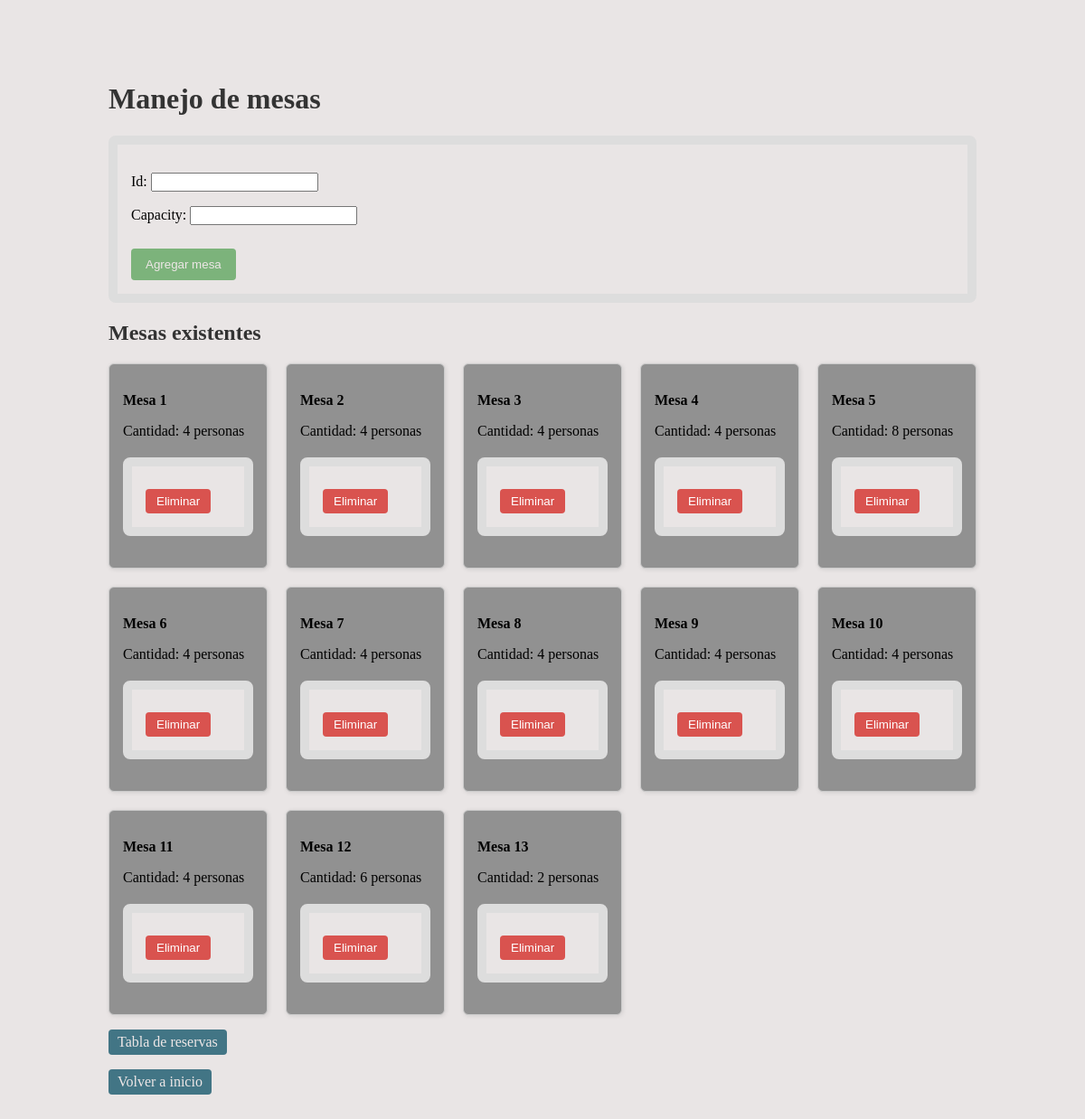
The page /tables/ (signed in) on the database its author committed.
### reservations/models.py (models this page shows, shortened)
class Table(models.Model):
    id = models.PositiveIntegerField(primary_key=True)
    capacity = models.PositiveIntegerField()

### reservations/views.py (the view)
# urls.py: path('tables/', views.table_list, name='table_list'),
@login_required
def table_list(request):
    tables = Table.objects.all().order_by('id')
    form = TableForm()
    return render(request, 'reservations/tablelist.html', {'tables': tables, 'form': form})

### reservations/forms.py (shortened to what this page needs)
class TableForm(forms.ModelForm):
    class Meta:
        model = Table
        fields = ['id', 'capacity']

### reservations/templates/reservations/tablelist.html (shortened to what this page needs)
<!DOCTYPE html>
<html>
<head>
    {% load static %}
    <link rel="stylesheet" href="{% static 'css/styles.css' %}">
</head>
<body>
    <div class="container">
        <h1>Manejo de mesas</h1>
        <form method="post" action="{% url 'table_create' %}">
            {{ form.as_p }}
            <button type="submit">Agregar mesa</button>
        </form>
        <h2>Mesas existentes</h2>
        <div class="table-card-grid">
            {% for table in tables %}
                <div class="table-card">
                    <p><strong>Mesa {{ table.id }}</strong></p>
                    <p>Cantidad: {{ table.capacity }} personas</p>
                    <form method="post" action="{% url 'table_delete' table.id %}">
                        <button type="submit">Eliminar</button>
                    </form>
                </div>
            {% empty %}
                <p>No hay mesas creadas todavía.</p>
            {% endfor %}
        </div>
        <p><a href="{% url 'table_grid' %}" class="btn">Tabla de reservas</a></p>
        <p><a href="{% url 'homepage' %}" class="btn">Volver a inicio</a></p>
    </div>
</body>
</html>

### reservations/static/css/styles.css (style rules this page uses)
body { font-family: Garamond, serif, Verdana, sans-serif; margin: 0; padding: 50px; background-color: rgb(233, 229, 229); }
.container { max-width: 960px; margin: 0 auto; padding: 20px; }
h1, h2, h3 { color: #333; }
form { margin: 20px 0; padding: 15px; background-color: rgb(233, 229, 229); border: 10px solid #ddd; border-radius: 8px; }
button { background-color: rgba(90, 163, 90, 0.76); color: rgb(238, 231, 231); padding: 10px 16px; margin-top: 10px; border: none; border-radius: 4px; cursor: pointer; justify-content: center; }
.btn { display: inline-block; text-decoration: none; background-color: rgb(66, 117, 133); color: rgb(238, 231, 231); padding: 5px 10px; border: none; border-radius: 4px; cursor: pointer; }
.table-card-grid { display: grid; grid-template-columns: repeat(auto-fill, minmax(160px, 1fr)); gap: 20px; margin-top: 20px; }
.table-card { background-color: rgb(145, 145, 145); border: 1px solid #ccc; word-wrap: break-word; overflow-wrap: break-word; white-space: normal; padding: 15px; border-radius: 6px; text-align: left; box-shadow: 1px 1px 5px rgba(0, 0, 0, 0.1); box-sizing: border-box }
.table-card button { margin-top: 10px; padding: 6px 12px; border: none; background-color: #d9534f; color: rgb(255, 255, 255); border-radius: 4px; cursor: pointer; }

### rows shown on the page
Table: id "1", capacity "4"
Table: id "2", capacity "4"
Table: id "3", capacity "4"
Table: id "4", capacity "4"
Table: id "5", capacity "8"
Table: id "6", capacity "4"
Table: id "7", capacity "4"
Table: id "8", capacity "4"
Table: id "9", capacity "4"
Table: id "10", capacity "4"
Table: id "11", capacity "4"
Table: id "12", capacity "6"
Table: id "13", capacity "2"
